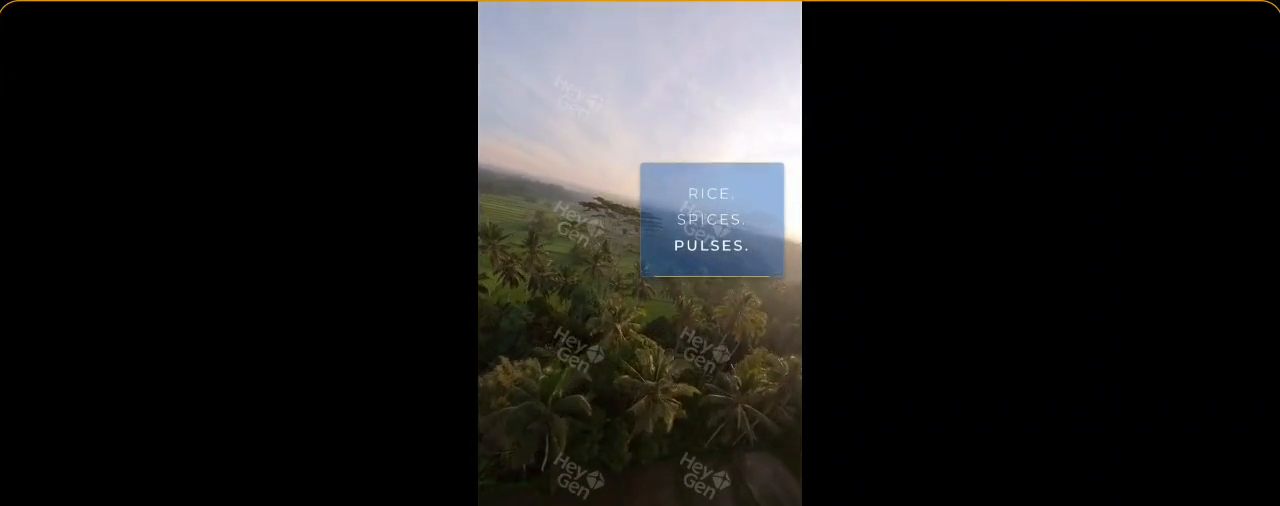
#> input picture frame 125 of assets/videos/APD_GLOBAL_BUSINESS_3_Clean.mp4, 1280 x 506 px, given in place of APD GLOBAL BUSINESS 4.mp4, which was not available
$ python super_clean_apd4.py
#> lines starting #> are read from the running program, lines starting #| are printed output that depends on the picture; after the words box and inside, x2 and y2 are one past the last pixel; in counts of white or black regions, pixels touching at a corner belong together; pictures that were not available may be replaced by others from this repository, and a replacement may not be noted
import cv2
import numpy as np
import os
import subprocess

video_dir = r"c:\Users\DELL\.gemini\antigravity\playground\vacant-ride\daksh_repo\assets\videos"
src_path = os.path.join(video_dir, "APD GLOBAL BUSINESS 4.mp4")

cap = cv2.VideoCapture(src_path)
fps = cap.get(cv2.CAP_PROP_FPS) or 25
w = int(cap.get(cv2.CAP_PROP_FRAME_WIDTH))
h = int(cap.get(cv2.CAP_PROP_FRAME_HEIGHT))

temp_out = os.path.join(video_dir, "temp_apd4.mp4")
fourcc = cv2.VideoWriter_fourcc(*'mp4v')
out = cv2.VideoWriter(temp_out, fourcc, fps, (w, h))

while True:
    ret, frame = cap.read()
#> frame is the input picture: shape (506, 1280, 3); mean B, G, R 27.3, 28.2, 28.8
    if not ret:
        break

    gray = cv2.cvtColor(frame, cv2.COLOR_BGR2GRAY)
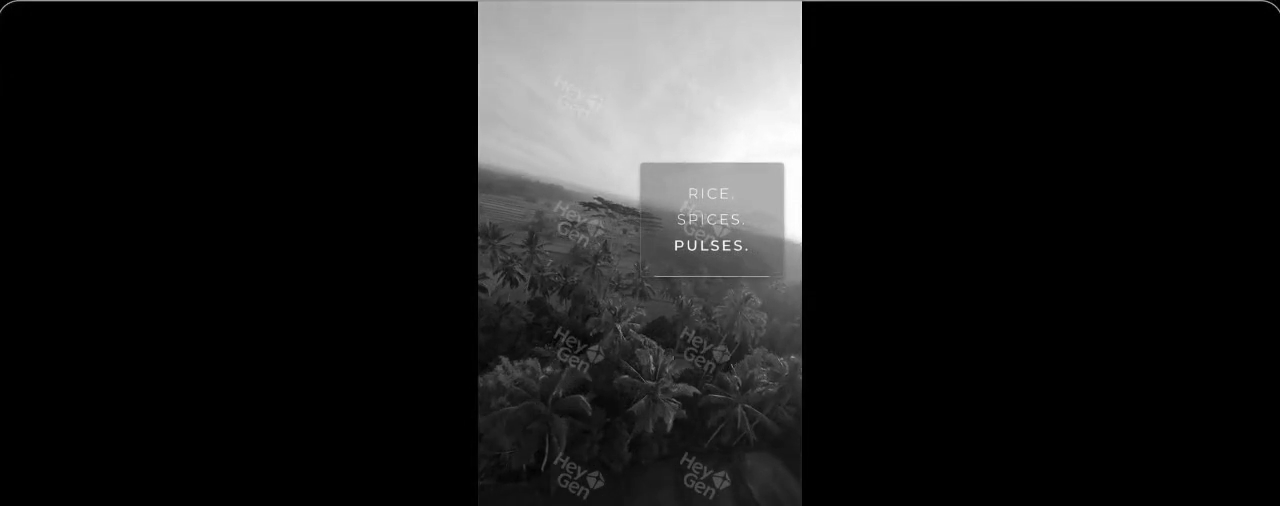
#> gray: shape (506, 1280); min 0, max 255, mean 28.3
    bg_mask = (gray < 40).astype(float)
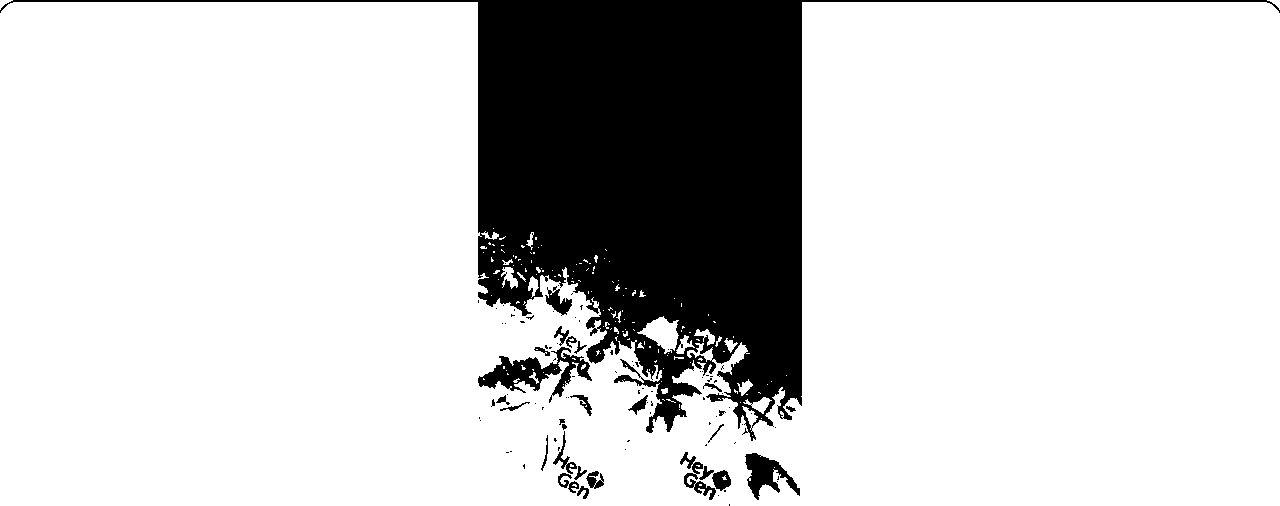
#> bg_mask: shape (506, 1280) float64; values 0 (black) and 1 (white), 81.5% white; 98 black regions (71 under 20 px), largest, box (x1, y1, x2, y2) and area: (0, 0, 1280, 441) 113741, (478, 347, 592, 403) 2179, (745, 453, 800, 500) 1139
    bg_mask = cv2.GaussianBlur(bg_mask, (9, 9), 0)
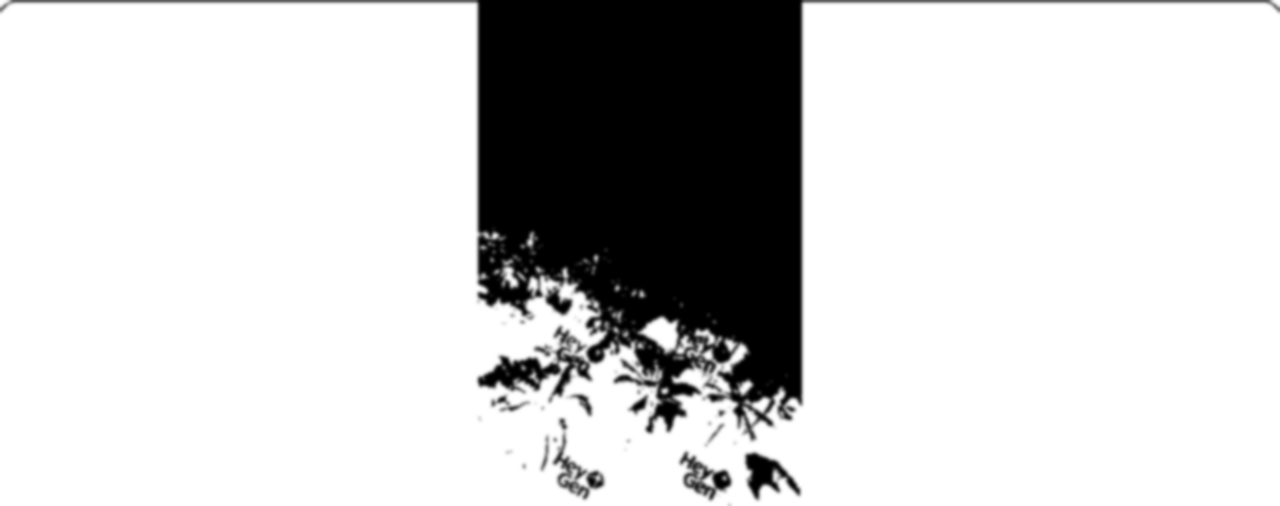
#> bg_mask: shape (506, 1280) float64; min 0, max 1, mean 0.815
    bg_mask_3d = np.repeat(bg_mask[:, :, np.newaxis], 3, axis=2)

    pure_bg = np.zeros_like(frame)
    pure_bg[:, :] = [23, 6, 2]

    composite = (frame.astype(float) * (1.0 - bg_mask_3d) + pure_bg.astype(float) * bg_mask_3d).astype(np.uint8)
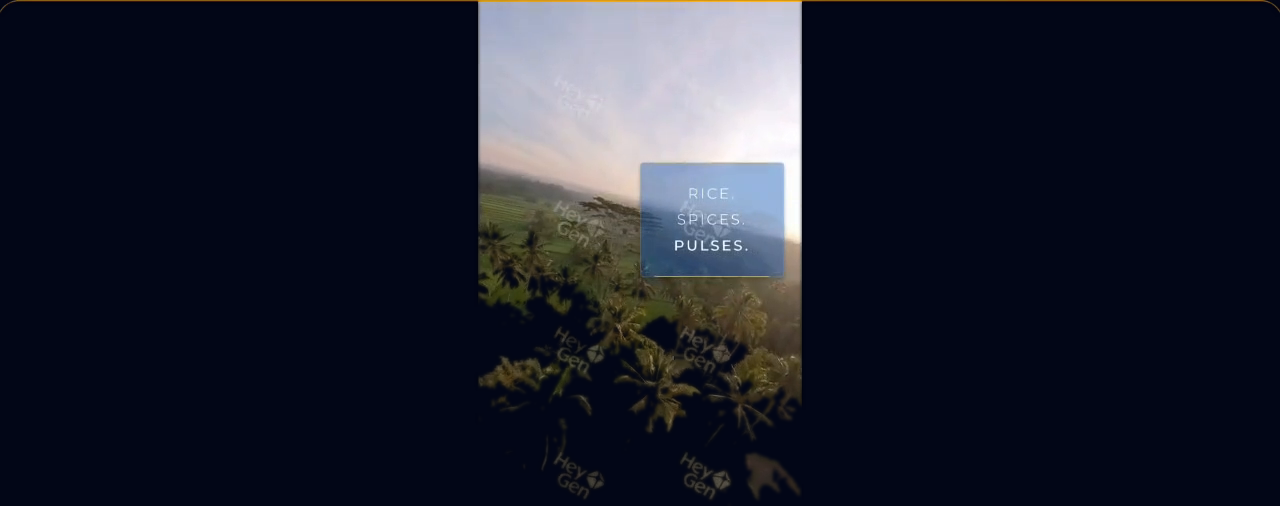
#> composite: shape (506, 1280, 3); mean B, G, R 44.7, 30.9, 27.9
    out.write(composite)

cap.release()
out.release()

final_out = os.path.join(video_dir, "APD_GLOBAL_BUSINESS_4_Pure_Clean.mp4")
cmd = [
    "ffmpeg", "-y", "-i", temp_out, "-i", src_path,
    "-map", "0:v:0", "-map", "1:a:0?",
    "-c:v", "libx264", "-pix_fmt", "yuv420p", "-crf", "18", "-preset", "fast",
    "-c:a", "copy", "-movflags", "+faststart",
    final_out
]
subprocess.run(cmd, check=True)
print("SUCCESS: Created APD_GLOBAL_BUSINESS_4_Pure_Clean.mp4 with pure navy background!")

$ run again, starting later in the video
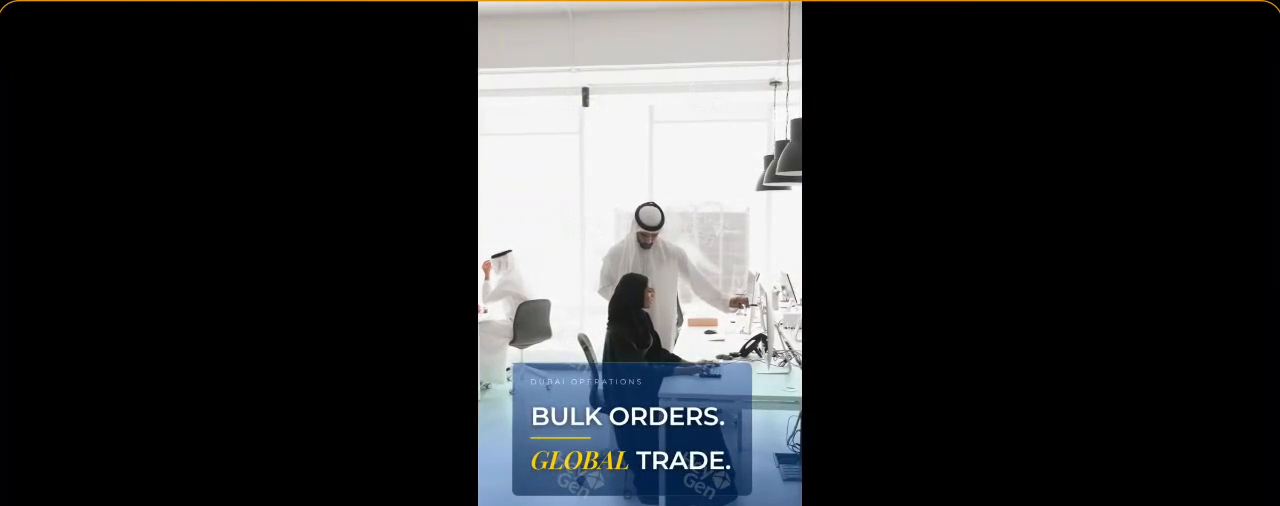
#> input picture frame 565 of assets/videos/APD_GLOBAL_BUSINESS_3_Clean.mp4, 1280 x 506 px, given in place of APD GLOBAL BUSINESS 4.mp4, which was not available
#> frame is the input picture: shape (506, 1280, 3); mean B, G, R 48.3, 46.9, 45.6
#> `bg_mask = (gray < 40).astype(float)`:
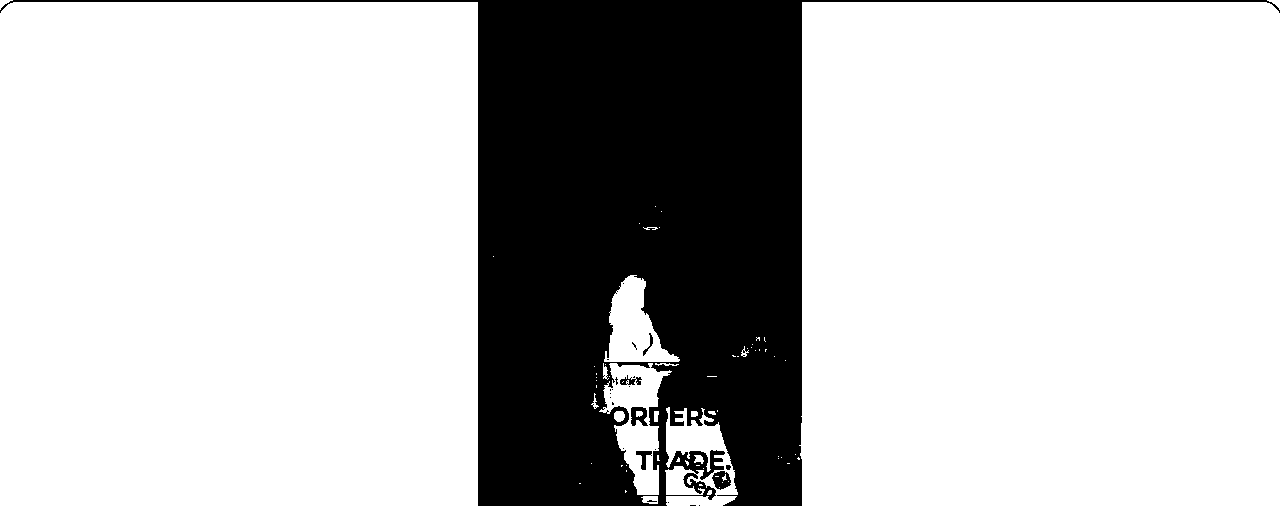
#> bg_mask: shape (506, 1280) float64; values 0 (black) and 1 (white), 76.3% white; 24 black regions (17 under 20 px), largest, box (x1, y1, x2, y2) and area: (0, 0, 1280, 506) 152662, (712, 471, 731, 490) 234, (631, 407, 648, 426) 214
#> `composite = (frame.astype(float) * (1.0 - bg_mask_3d) + pure_bg.astype..`:
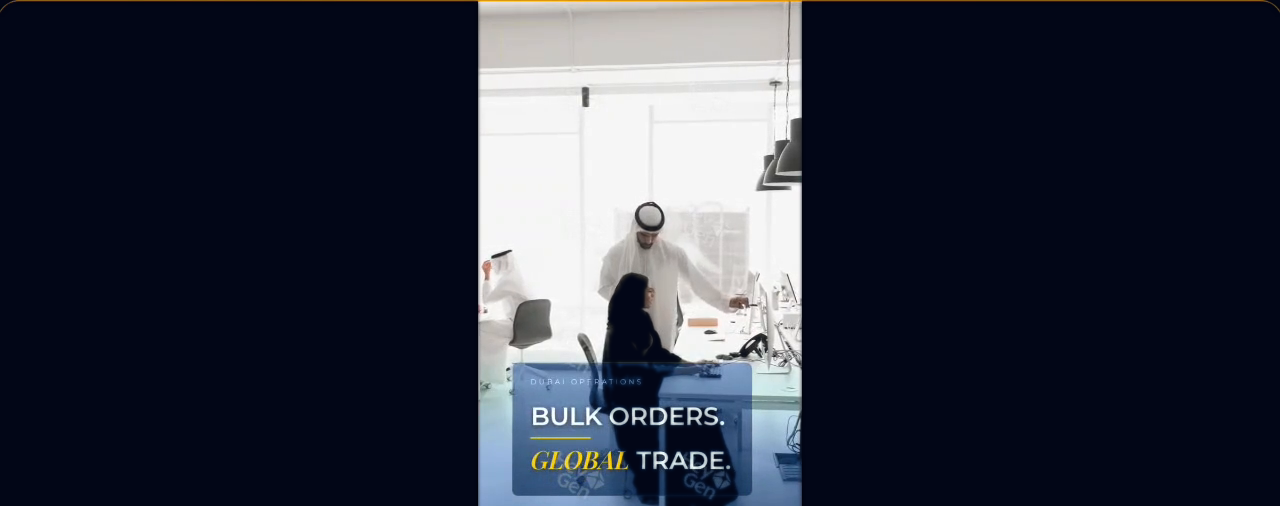
#> composite: shape (506, 1280, 3); mean B, G, R 64.2, 50.3, 46.3
